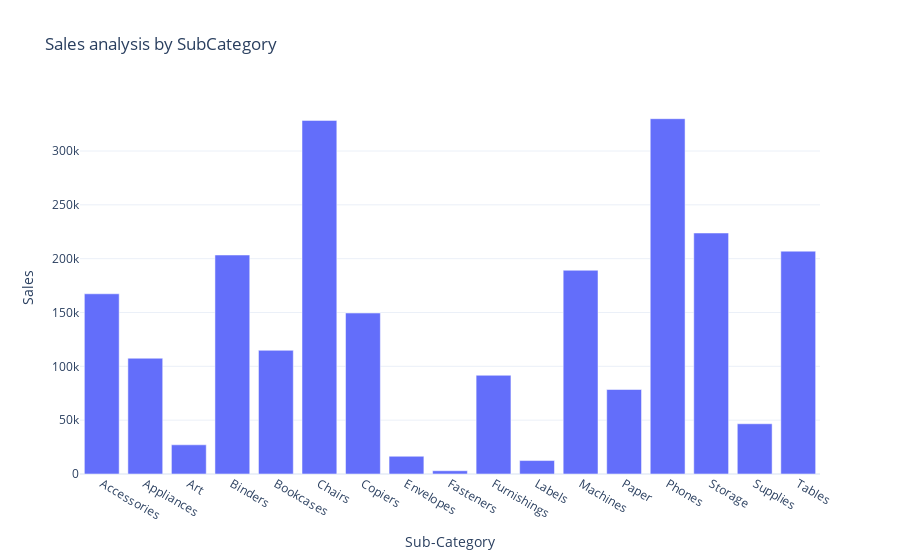

Write notebook code for a chart like this one.
### Code cell
fig= px.bar(Sales_by_SubCategory, x= 'Sub-Category', y='Sales', title='Sales analysis by SubCategory')
fig.show()

### Figure 1 — Plotly figure (JSON) as saved in the notebook; plotly's stock layout.template omitted (floating-point values rounded to 4 significant figures)
{"data": [{"alignmentgroup": "True", "hovertemplate": "Sub-Category=%{x}<br>Sales=%{y}<extra></extra>", "legendgroup": "", "marker": {"color": "#636efa", "pattern": {"shape": ""}}, "name": "", "offsetgroup": "", "orientation": "v", "showlegend": false, "textposition": "auto", "type": "bar", "x": ["Accessories", "Appliances", "Art", "Binders", "Bookcases", "Chairs", "Copiers", "Envelopes", "Fasteners", "Furnishings", "Labels", "Machines", "Paper", "Phones", "Storage", "Supplies", "Tables"], "xaxis": "x", "y": [167400.0, 107500.0, 27120.0, 203400.0, 114900.0, 328400.0, 149500.0, 16480.0, 3024.0, 91710.0, 12490.0, 189200.0, 78480.0, 330000.0, 223800.0, 46670.0, 207000.0], "yaxis": "y"}], "layout": {"autosize": true, "barmode": "relative", "legend": {"tracegroupgap": 0}, "title": {"text": "Sales analysis by SubCategory"}, "xaxis": {"anchor": "y", "autorange": true, "domain": [0, 1], "range": [-0.5, 16.5], "title": {"text": "Sub-Category"}, "type": "category"}, "yaxis": {"anchor": "x", "autorange": true, "domain": [0, 1], "range": [0, 347400.0], "title": {"text": "Sales"}, "type": "linear"}}}
